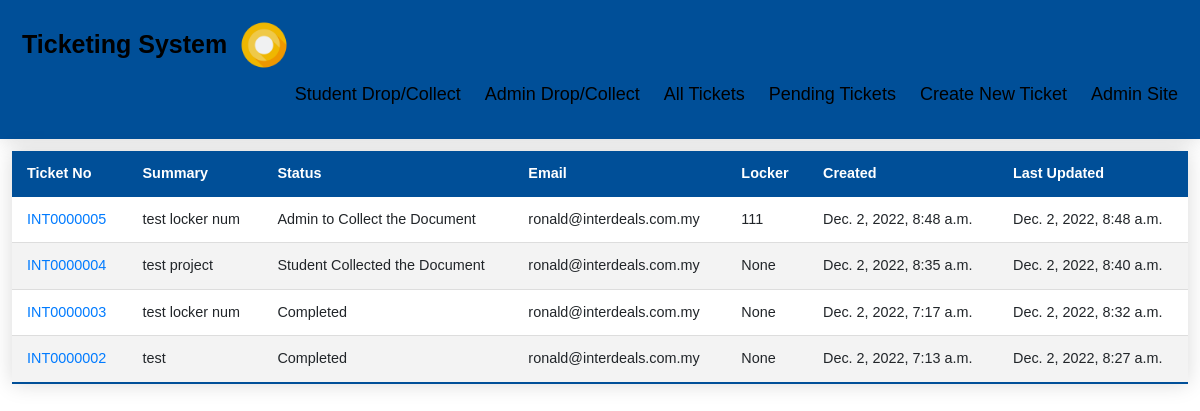
/, run on an earlier commit of the app's database.
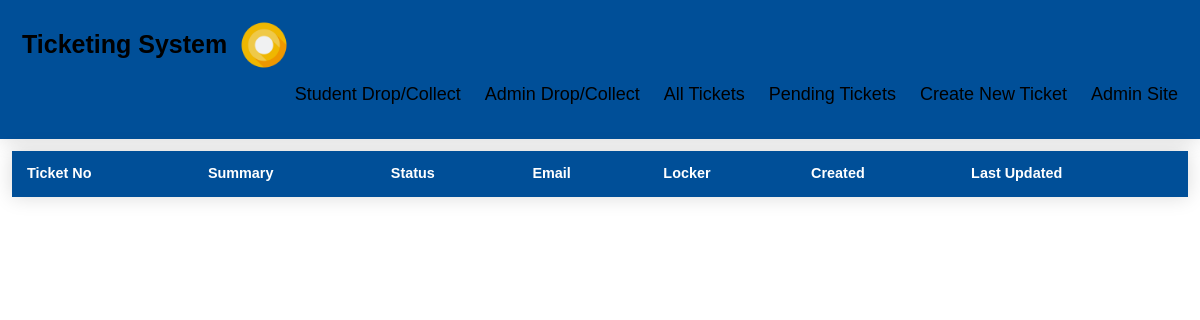
And on a later commit of the database.
### ticketApp/models.py (models this page shows)
class Ticket(models.Model):
	title = models.CharField(max_length=100)
	requester_email = models.EmailField(blank=True,null=True)
	status = models.CharField(max_length=60, choices=TicketStatus.choices, default=TicketStatus.STUDENT_TO_DROP)
	description = models.TextField()
	locker_num = models.ForeignKey('Locker', limit_choices_to={'locker_status': 'Available'}, null=True, blank=True, default=None, on_delete=models.CASCADE)
	tag_num = models.IntegerField(blank=True,null=True,default=None)
	created_at = models.DateTimeField('created at', auto_now_add=True)
	updated_at = models.DateTimeField('updated at', auto_now=True)

class Locker(models.Model):
	locker_num = models.IntegerField(blank=True,null=True)
	locker_status = models.CharField(max_length=15, choices=LockerStatus.choices, default=LockerStatus.AVAILABLE)
	locker_available = models.BooleanField(default=True)
	created_at = models.DateTimeField('created at', auto_now_add=True)
	updated_at = models.DateTimeField('updated at', auto_now=True)
	def __str__(self):
		return str(self.locker_num)

### ticketApp/views.py (the view)
# urls.py: path('', views.index, name='index'),
def index(request):
	tickets = Ticket.objects.order_by('-created_at')[:20]
	return render(request,'index.html', {'tickets': tickets})

### ticketApp/templates/index.html (shortened to what this page needs)
{% extends 'base.html' %}
{% block content %}
<table class="styled-table">
	<thead>
		<tr>
			<th>Ticket No</th>
			<th>Summary</th>
			<th>Status</th>
			<th>Email</th>
			<th>Locker</th>
			<th>Created</th>
			<th>Last Updated</th>
		</tr>
	</thead>
	<tbody>
		{% for ticket in tickets %}
		<tr>
			<td><a href="/ticket/details_all/{{ticket.id}}">INT{{ticket.id|stringformat:"07d"}}</td>
			<td>{{ticket.title}}</td>
			<td>{{ticket.status}}</td>
			<td>{{ticket.requester_email}}</td>
			<td>{{ticket.locker_num}}</td>
			<td>{{ticket.created_at}}</td>
			<td>{{ticket.updated_at}}</td>
		</tr>
		{% endfor %}
	</tbody>
</table>
{% endblock %}

What changed in the data, as far as the page shows it:
removed Ticket: id "0000005", title "test locker num", status "Admin to Collect the Document", requester_email "ronald@interdeals.com.my", locker_num "111", created_at "Dec. 2, 2022, 8:48 a.m.", updated_at "Dec. 2, 2022, 8:48 a.m."
removed Ticket: id "0000004", title "test project", status "Student Collected the Document", requester_email "ronald@interdeals.com.my", locker_num "None", created_at "Dec. 2, 2022, 8:35 a.m.", updated_at "Dec. 2, 2022, 8:40 a.m."
removed Ticket: id "0000003", title "test locker num", status "Completed", requester_email "ronald@interdeals.com.my", locker_num "None", created_at "Dec. 2, 2022, 7:17 a.m.", updated_at "Dec. 2, 2022, 8:32 a.m."
removed Ticket: id "0000002", title "test", status "Completed", requester_email "ronald@interdeals.com.my", locker_num "None", created_at "Dec. 2, 2022, 7:13 a.m.", updated_at "Dec. 2, 2022, 8:27 a.m."
